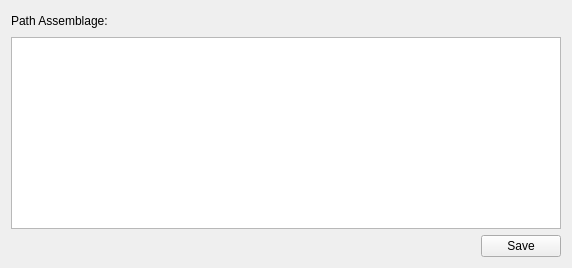
      <widget class="QWidget" name="pagePaths">
       <layout class="QVBoxLayout" name="verticalLayout_8">
        <item>
         <widget class="QWidget" name="widget_18" native="true">
          <layout class="QHBoxLayout" name="horizontalLayout_14">
           <property name="leftMargin">
            <number>0</number>
           </property>
           <property name="topMargin">
            <number>0</number>
           </property>
           <property name="rightMargin">
            <number>0</number>
           </property>
           <property name="bottomMargin">
            <number>0</number>
           </property>
           <item>
            <widget class="QLabel" name="label_10">
             <property name="text">
              <string>Path Assemblage:</string>
             </property>
            </widget>
           </item>
           <item>
            <spacer name="horizontalSpacer_15">
             <property name="orientation">
              <enum>Qt::Horizontal</enum>
             </property>
             <property name="sizeHint" stdset="0">
              <size>
               <width>453</width>
               <height>20</height>
              </size>
             </property>
            </spacer>
           </item>
          </layout>
         </widget>
        </item>
        <item>
         <widget class="QTextEdit" name="textEditPaths"/>
        </item>
        <item>
         <widget class="QWidget" name="widget_19" native="true">
          <layout class="QHBoxLayout" name="horizontalLayout_15">
           <property name="leftMargin">
            <number>0</number>
           </property>
           <property name="topMargin">
            <number>0</number>
           </property>
           <property name="rightMargin">
            <number>0</number>
           </property>
           <property name="bottomMargin">
            <number>0</number>
           </property>
           <item>
            <spacer name="horizontalSpacer_16">
             <property name="orientation">
              <enum>Qt::Horizontal</enum>
             </property>
             <property name="sizeHint" stdset="0">
              <size>
               <width>469</width>
               <height>20</height>
              </size>
             </property>
            </spacer>
           </item>
           <item>
            <widget class="QPushButton" name="btnSavePaths">
             <property name="text">
              <string>Save</string>
             </property>
            </widget>
           </item>
          </layout>
         </widget>
        </item>
       </layout>
      </widget>
